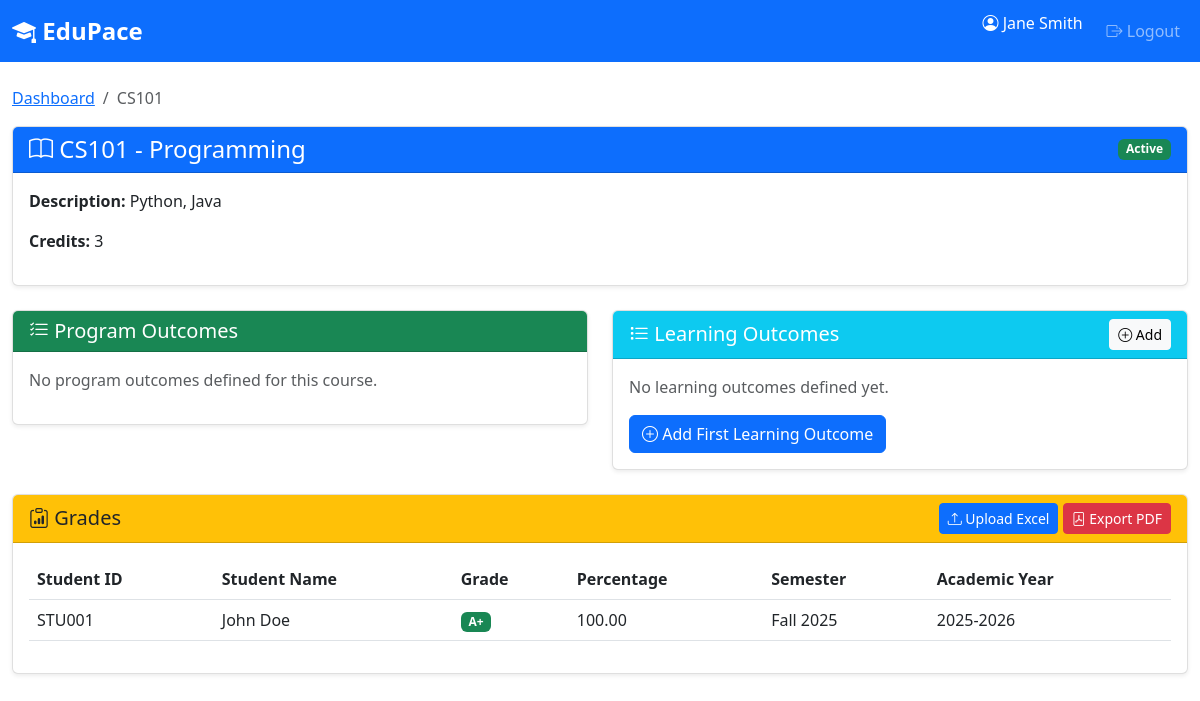
The page /teacher/course/2/ (signed in) on the database its author committed.
### edupace_app/models.py (models this page shows, shortened)
class Course(models.Model):
    code = models.CharField(max_length=20, unique=True, help_text="Course code (e.g., CS101)")
    name = models.CharField(max_length=200)
    description = models.TextField(blank=True)
    credits = models.IntegerField(validators=[MinValueValidator(1), MaxValueValidator(10)])
    created_at = models.DateTimeField(auto_now_add=True)
    updated_at = models.DateTimeField(auto_now=True)
    is_locked = models.BooleanField(
        default=False,
        help_text="If True, teachers cannot add learning outcomes or grades"
    )
    class Meta:
        ordering = ['code']
        verbose_name = "Course"
        verbose_name_plural = "Courses"

class Grade(models.Model):
    GRADE_CHOICES = [
        ('A+', 'A+'),
        ('A', 'A'),
        ('A-', 'A-'),
        ('B+', 'B+'),
        ('B', 'B'),
        ('B-', 'B-'),
        ('C+', 'C+'),
        ('C', 'C'),
        ('C-', 'C-'),
        ('D', 'D'),
        ('F', 'F'),
    ]
    student = models.ForeignKey(Student, on_delete=models.CASCADE, related_name='grades')
    course = models.ForeignKey(Course, on_delete=models.CASCADE, related_name='grades')
    grade = models.CharField(max_length=2, choices=GRADE_CHOICES)
    percentage = models.DecimalField(
        max_digits=5,
        decimal_places=2,
        validators=[MinValueValidator(0), MaxValueValidator(100)],
        null=True,
        blank=True
    )
    semester = models.CharField(max_length=20, blank=True)
    academic_year = models.CharField(max_length=20, blank=True)
    uploaded_file = models.FileField(upload_to='grade_files/', null=True, blank=True)
    created_by = models.ForeignKey(User, on_delete=models.SET_NULL, null=True, related_name='created_grades')
    created_at = models.DateTimeField(auto_now_add=True)
    updated_at = models.DateTimeField(auto_now=True)
    class Meta:
        unique_together = ['student', 'course', 'semester', 'academic_year']
        ordering = ['-academic_year', '-semester', 'course']
        verbose_name = "Grade"
        verbose_name_plural = "Grades"

class Student(models.Model):
    user = models.OneToOneField(User, on_delete=models.CASCADE, related_name='student_profile')
    student_id = models.CharField(max_length=50, unique=True)
    enrollment_date = models.DateField()
    program = models.CharField(max_length=100, blank=True)
    courses = models.ManyToManyField(Course, related_name='students', blank=True)
    created_at = models.DateTimeField(auto_now_add=True)
    class Meta:
        verbose_name = "Student"
        verbose_name_plural = "Students"

### edupace_app/views.py (the view)
# urls.py: path('teacher/course/<int:course_id>/', views.teacher_course_detail, name='teacher_course_detail'),
@login_required
@role_required('teacher')
def teacher_course_detail(request, course_id):
    teacher = get_user_profile(request.user)
    course = get_object_or_404(Course, id=course_id)
    if course not in teacher.courses.all():
        messages.error(request, 'You do not teach this course.')
        return redirect('edupace_app:teacher_dashboard')
    learning_outcomes = course.learning_outcomes.all()
    program_outcomes = course.program_outcomes.all()
    grades = Grade.objects.filter(course=course).select_related('student')
    context = {
        'course': course,
        'learning_outcomes': learning_outcomes,
        'program_outcomes': program_outcomes,
        'grades': grades,
        'can_edit': not course.is_locked,
    }
    return render(request, 'edupace_app/teacher/course_detail.html', context)

### edupace_app/utils.py (called while the page is built)
def get_user_role(user):
    if not user.is_authenticated:
        return None
    if hasattr(user, 'teacher_profile'):
        return 'teacher'
    elif hasattr(user, 'student_profile'):
        return 'student'
    elif hasattr(user, 'academic_board_profile'):
        return 'academic_board'
    return None

def get_user_profile(user):
    role = get_user_role(user)
    if role == 'teacher':
        return user.teacher_profile
    elif role == 'student':
        return user.student_profile
    elif role == 'academic_board':
        return user.academic_board_profile
    return None

def role_required(*allowed_roles):
    def decorator(view_func):
        @wraps(view_func)
        def _wrapped_view(request, *args, **kwargs):
            if not request.user.is_authenticated:
                messages.error(request, 'Please log in to access this page.')
                return redirect('edupace_app:login')
            user_role = get_user_role(request.user)
            if user_role not in allowed_roles:
                messages.error(request, 'You do not have permission to access this page.')
                return redirect('edupace_app:dashboard_redirect')
            return view_func(request, *args, **kwargs)
        return _wrapped_view
    return decorator

### edupace_app/templates/edupace_app/teacher/course_detail.html (shortened to what this page needs)
{% extends 'edupace_app/base.html' %}
{% block content %}
<div class="container-fluid mt-4">
    <div class="row">
        <div class="col-12">
            <nav aria-label="breadcrumb">
                <ol class="breadcrumb">
                    <li class="breadcrumb-item"><a href="{% url 'edupace_app:teacher_dashboard' %}">Dashboard</a></li>
                    <li class="breadcrumb-item active">{{ course.code }}</li>
                </ol>
            </nav>
        </div>
    </div>
    <div class="row mb-4">
        <div class="col-12">
            <div class="card">
                <div class="card-header bg-primary text-white d-flex justify-content-between align-items-center">
                    <h4 class="mb-0">
                        <i class="bi bi-book"></i> {{ course.code }} - {{ course.name }}
                    </h4>
                    {% if course.is_locked %}
                    <span class="badge bg-danger">Course Locked</span>
                    {% else %}
                    <span class="badge bg-success">Active</span>
                    {% endif %}
                </div>
                <div class="card-body">
                    <p><strong>Description:</strong> {{ course.description|default:"No description available." }}</p>
                    <p><strong>Credits:</strong> {{ course.credits }}</p>
                </div>
            </div>
        </div>
    </div>
    <div class="row mb-4">
        <div class="col-md-6">
            <div class="card">
                <div class="card-header bg-success text-white d-flex justify-content-between align-items-center">
                    <h5 class="mb-0"><i class="bi bi-list-check"></i> Program Outcomes</h5>
                </div>
                <div class="card-body">
                    {% if program_outcomes %}
                    <ul class="list-group">
                        {% for po in program_outcomes %}
                        <li class="list-group-item">
                            <strong>{{ po.code }}:</strong> {{ po.description }}
                        </li>
                        {% endfor %}
                    </ul>
                    {% else %}
                    <p class="text-muted">No program outcomes defined for this course.</p>
                    {% endif %}
                </div>
            </div>
        </div>
        <div class="col-md-6">
            <div class="card">
                <div class="card-header bg-info text-white d-flex justify-content-between align-items-center">
                    <h5 class="mb-0"><i class="bi bi-list-task"></i> Learning Outcomes</h5>
                    {% if can_edit %}
                    <a href="{% url 'edupace_app:add_learning_outcome' course.id %}" class="btn btn-sm btn-light">
                        <i class="bi bi-plus-circle"></i> Add
                    </a>
                    {% endif %}
                </div>
                <div class="card-body">
                    {% if learning_outcomes %}
                    <ul class="list-group">
                        {% for lo in learning_outcomes %}
                        <li class="list-group-item d-flex justify-content-between align-items-center">
                            <div>
                                <strong>{{ lo.code }}:</strong> {{ lo.description }}
                            </div>
                            {% if can_edit %}
                            <div>
                                <a href="{% url 'edupace_app:edit_learning_outcome' lo.id %}" class="btn btn-sm btn-outline-primary">
                                    <i class="bi bi-pencil"></i>
                                </a>
                                <a href="{% url 'edupace_app:delete_learning_outcome' lo.id %}" class="btn btn-sm btn-outline-danger">
                                    <i class="bi bi-trash"></i>
                                </a>
                            </div>
                            {% endif %}
                        </li>
                        {% endfor %}
                    </ul>
                    {% else %}
                    <p class="text-muted">No learning outcomes defined yet.</p>
                    {% if can_edit %}
                    <a href="{% url 'edupace_app:add_learning_outcome' course.id %}" class="btn btn-primary">
                        <i class="bi bi-plus-circle"></i> Add First Learning Outcome
                    </a>
                    {% endif %}
                    {% endif %}
                </div>
            </div>
        </div>
    </div>
    <div class="row">
        <div class="col-12">
            <div class="card">
                <div class="card-header bg-warning text-dark d-flex justify-content-between align-items-center">
                    <h5 class="mb-0"><i class="bi bi-clipboard-data"></i> Grades</h5>
                    {% if can_edit %}
                    <div>
                        <a href="{% url 'edupace_app:upload_grades' course.id %}" class="btn btn-sm btn-primary">
                            <i class="bi bi-upload"></i> Upload Excel
                        </a>
                        <a href="{% url 'edupace_app:convert_grades_to_pdf' course.id %}" class="btn btn-sm btn-danger">
                            <i class="bi bi-file-pdf"></i> Export PDF
                        </a>
                    </div>
                    {% endif %}
                </div>
                <div class="card-body">
                    {% if grades %}
                    <div class="table-responsive">
                        <table class="table table-hover">
                            <thead>
                                <tr>
                                    <th>Student ID</th>
                                    <th>Student Name</th>
                                    <th>Grade</th>
                                    <th>Percentage</th>
                                    <th>Semester</th>
                                    <th>Academic Year</th>
                                </tr>
                            </thead>
                            <tbody>
                                {% for grade in grades %}
                                <tr>
                                    <td>{{ grade.student.student_id }}</td>
                                    <td>{{ grade.student.user.get_full_name|default:grade.student.user.username }}</td>
                                    <td><span class="badge bg-success">{{ grade.grade }}</span></td>
                                    <td>{{ grade.percentage|default:"-" }}</td>
                                    <td>{{ grade.semester|default:"-" }}</td>
                                    <td>{{ grade.academic_year|default:"-" }}</td>
                                </tr>
                                {% endfor %}
                            </tbody>
                        </table>
                    </div>
                    {% endif %}
                </div>
            </div>
        </div>
    </div>
</div>
{% endblock %}

### edupace_app/templates/edupace_app/base.html (shortened to what this page needs)
<!DOCTYPE html>
<html lang="en">
<head>
    <link href="https://cdn.jsdelivr.net/npm/bootstrap@5.3.0/dist/css/bootstrap.min.css" rel="stylesheet">
    <link href="https://cdn.jsdelivr.net/npm/bootstrap-icons@1.11.0/font/bootstrap-icons.css" rel="stylesheet">
</head>
<body>
    <nav class="navbar navbar-expand-lg navbar-dark bg-primary">
        <div class="container-fluid">
            <a class="navbar-brand" href="{% url 'edupace_app:dashboard_redirect' %}">
                <i class="bi bi-mortarboard-fill"></i> EduPace
            </a>
            {% if user.is_authenticated %}
            <div class="collapse navbar-collapse" id="navbarNav">
                <ul class="navbar-nav ms-auto">
                    <li class="nav-item">
                        <span class="navbar-text text-white me-3">
                            <i class="bi bi-person-circle"></i> {{ user.get_full_name|default:user.username }}
                        </span>
                    </li>
                    <li class="nav-item">
                        <a class="nav-link" href="{% url 'edupace_app:logout' %}">
                            <i class="bi bi-box-arrow-right"></i> Logout
                        </a>
                    </li>
                </ul>
            </div>
            {% endif %}
        </div>
    </nav>
    {% block content %}{% endblock %}
</body>
</html>

### edupace_app/templates/edupace_app/base.html (style rules this page uses)
.navbar-brand { font-weight: bold; font-size: 1.5rem; }
.card { box-shadow: 0 0.125rem 0.25rem rgba(0, 0, 0, 0.075); border: 1px solid rgba(0, 0, 0, 0.125); }

### rows shown on the page
Course: code "CS101", name "Programming", description "Python, Java", credits "3"
Grade: student.student_id "STU001", student.user.get_full_name "John Doe", grade "A+", percentage "100.00", semester "Fall 2025", academic_year "2025-2026"

### other values the page prints
{{ user.get_full_name|default:user.username }} "Jane Smith"
